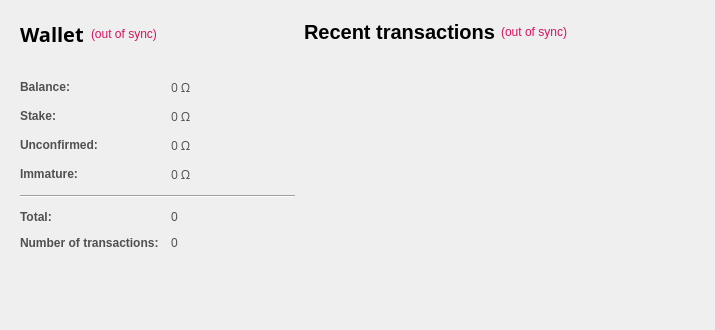
<?xml version="1.0" encoding="UTF-8"?>
<ui version="4.0">
 <class>OverviewPage</class>
 <widget class="QWidget" name="OverviewPage">
  <property name="geometry">
   <rect>
    <x>0</x>
    <y>0</y>
    <width>575</width>
    <height>417</height>
   </rect>
  </property>
  <property name="sizePolicy">
   <sizepolicy hsizetype="Minimum" vsizetype="Preferred">
    <horstretch>0</horstretch>
    <verstretch>0</verstretch>
   </sizepolicy>
  </property>
  <property name="maximumSize">
   <size>
    <width>575</width>
    <height>16777215</height>
   </size>
  </property>
  <property name="windowTitle">
   <string>Form</string>
  </property>
  <property name="styleSheet">
   <string notr="true">color:#505050;
font-family:'Open Sans,sans-serif';</string>
  </property>
  <layout class="QGridLayout" name="gridLayout_2">
   <property name="sizeConstraint">
    <enum>QLayout::SetFixedSize</enum>
   </property>
   <property name="leftMargin">
    <number>11</number>
   </property>
   <property name="horizontalSpacing">
    <number>0</number>
   </property>
   <item row="1" column="1">
    <layout class="QVBoxLayout" name="verticalLayout_3">
     <property name="spacing">
      <number>7</number>
     </property>
     <item>
      <widget class="QFrame" name="frame_2">
       <property name="sizePolicy">
        <sizepolicy hsizetype="Fixed" vsizetype="Preferred">
         <horstretch>0</horstretch>
         <verstretch>0</verstretch>
        </sizepolicy>
       </property>
       <property name="minimumSize">
        <size>
         <width>400</width>
         <height>0</height>
        </size>
       </property>
       <property name="maximumSize">
        <size>
         <width>450</width>
         <height>16777215</height>
        </size>
       </property>
       <layout class="QVBoxLayout" name="verticalLayout">
        <property name="leftMargin">
         <number>0</number>
        </property>
        <item>
         <layout class="QHBoxLayout" name="horizontalLayout_2">
          <item>
           <widget class="QLabel" name="label_4">
            <property name="text">
             <string>&lt;html&gt;&lt;head/&gt;&lt;body&gt;&lt;p&gt;&lt;span style=&quot; font-size:20px; font-weight:600; color:#000000;&quot;&gt;Recent transactions&lt;/span&gt;&lt;/p&gt;&lt;/body&gt;&lt;/html&gt;</string>
            </property>
           </widget>
          </item>
          <item>
           <widget class="QLabel" name="labelTransactionsStatus">
            <property name="toolTip">
             <string>The displayed information may be out of date. Your Wallet automatically synchronizes with the omegacoin network after a connection is established, but this process has not completed yet.</string>
            </property>
            <property name="styleSheet">
             <string notr="true">QLabel { color: red; }</string>
            </property>
            <property name="text">
             <string notr="true">&lt;html&gt;&lt;head/&gt;&lt;body&gt;&lt;p&gt;&lt;span style=&quot; color:#d31360;&quot;&gt;(out of sync)&lt;/span&gt;&lt;/p&gt;&lt;/body&gt;&lt;/html&gt;</string>
            </property>
            <property name="alignment">
             <set>Qt::AlignRight|Qt::AlignTrailing|Qt::AlignVCenter</set>
            </property>
           </widget>
          </item>
          <item>
           <spacer name="horizontalSpacer">
            <property name="orientation">
             <enum>Qt::Horizontal</enum>
            </property>
            <property name="sizeHint" stdset="0">
             <size>
              <width>40</width>
              <height>20</height>
             </size>
            </property>
           </spacer>
          </item>
         </layout>
        </item>
        <item>
         <spacer name="verticalSpacer_6">
          <property name="orientation">
           <enum>Qt::Vertical</enum>
          </property>
          <property name="sizeType">
           <enum>QSizePolicy::Maximum</enum>
          </property>
          <property name="sizeHint" stdset="0">
           <size>
            <width>20</width>
            <height>13</height>
           </size>
          </property>
         </spacer>
        </item>
        <item>
         <widget class="QListView" name="listTransactions">
          <property name="sizePolicy">
           <sizepolicy hsizetype="Fixed" vsizetype="Expanding">
            <horstretch>0</horstretch>
            <verstretch>0</verstretch>
           </sizepolicy>
          </property>
          <property name="maximumSize">
           <size>
            <width>400</width>
            <height>16777215</height>
           </size>
          </property>
          <property name="styleSheet">
           <string notr="true">QListView { background: transparent;font-size:12px;  }</string>
          </property>
          <property name="frameShape">
           <enum>QFrame::NoFrame</enum>
          </property>
          <property name="verticalScrollBarPolicy">
           <enum>Qt::ScrollBarAlwaysOff</enum>
          </property>
          <property name="horizontalScrollBarPolicy">
           <enum>Qt::ScrollBarAlwaysOff</enum>
          </property>
          <property name="selectionMode">
           <enum>QAbstractItemView::NoSelection</enum>
          </property>
         </widget>
        </item>
       </layout>
      </widget>
     </item>
    </layout>
   </item>
   <item row="1" column="0">
    <layout class="QVBoxLayout" name="verticalLayout_2">
     <property name="spacing">
      <number>1</number>
     </property>
     <item>
      <widget class="QFrame" name="frame">
       <property name="sizePolicy">
        <sizepolicy hsizetype="Fixed" vsizetype="Preferred">
         <horstretch>0</horstretch>
         <verstretch>0</verstretch>
        </sizepolicy>
       </property>
       <property name="maximumSize">
        <size>
         <width>350</width>
         <height>16777215</height>
        </size>
       </property>
       <layout class="QVBoxLayout" name="verticalLayout_4">
        <item>
         <layout class="QHBoxLayout" name="horizontalLayout_4">
          <property name="spacing">
           <number>7</number>
          </property>
          <item>
           <widget class="QLabel" name="label_5">
            <property name="font">
             <font>
              <family>Open Sans,sans-serif</family>
             </font>
            </property>
            <property name="text">
             <string>&lt;html&gt;&lt;head/&gt;&lt;body&gt;&lt;p&gt;&lt;span style=&quot; font-size:20px; font-weight:600; color:#000000;&quot;&gt;Wallet&lt;/span&gt;&lt;/p&gt;&lt;/body&gt;&lt;/html&gt;</string>
            </property>
           </widget>
          </item>
          <item>
           <widget class="QLabel" name="labelWalletStatus">
            <property name="toolTip">
             <string>The displayed information may be out of date. Your Wallet automatically synchronizes with the omegacoin network after a connection is established, but this process has not completed yet.</string>
            </property>
            <property name="styleSheet">
             <string notr="true">QLabel { color: red; }</string>
            </property>
            <property name="text">
             <string notr="true">&lt;html&gt;&lt;head/&gt;&lt;body&gt;&lt;p&gt;&lt;span style=&quot; color:#d31360;&quot;&gt;(out of sync)&lt;/span&gt;&lt;/p&gt;&lt;/body&gt;&lt;/html&gt;</string>
            </property>
            <property name="alignment">
             <set>Qt::AlignLeading|Qt::AlignLeft|Qt::AlignVCenter</set>
            </property>
           </widget>
          </item>
          <item>
           <spacer name="horizontalSpacer_2">
            <property name="orientation">
             <enum>Qt::Horizontal</enum>
            </property>
            <property name="sizeHint" stdset="0">
             <size>
              <width>40</width>
              <height>20</height>
             </size>
            </property>
           </spacer>
          </item>
         </layout>
        </item>
        <item>
         <spacer name="horizontalSpacer_3">
          <property name="orientation">
           <enum>Qt::Horizontal</enum>
          </property>
          <property name="sizeHint" stdset="0">
           <size>
            <width>275</width>
            <height>5</height>
           </size>
          </property>
         </spacer>
        </item>
        <item>
         <spacer name="verticalSpacer_5">
          <property name="orientation">
           <enum>Qt::Vertical</enum>
          </property>
          <property name="sizeType">
           <enum>QSizePolicy::Maximum</enum>
          </property>
          <property name="sizeHint" stdset="0">
           <size>
            <width>20</width>
            <height>20</height>
           </size>
          </property>
         </spacer>
        </item>
        <item>
         <layout class="QFormLayout" name="formLayout_2">
          <property name="fieldGrowthPolicy">
           <enum>QFormLayout::AllNonFixedFieldsGrow</enum>
          </property>
          <property name="horizontalSpacing">
           <number>12</number>
          </property>
          <property name="verticalSpacing">
           <number>12</number>
          </property>
          <item row="0" column="0">
           <widget class="QLabel" name="label">
            <property name="text">
             <string>&lt;html&gt;&lt;head/&gt;&lt;body&gt;&lt;p&gt;&lt;span style=&quot; font-weight:600;&quot;&gt;Balance:&lt;/span&gt;&lt;/p&gt;&lt;/body&gt;&lt;/html&gt;</string>
            </property>
           </widget>
          </item>
          <item row="0" column="1">
           <widget class="QLabel" name="labelBalance">
            <property name="font">
             <font>
              <family>Open Sans,sans-serif</family>
             </font>
            </property>
            <property name="cursor">
             <cursorShape>IBeamCursor</cursorShape>
            </property>
            <property name="toolTip">
             <string>Your current balance</string>
            </property>
            <property name="text">
             <string notr="true">0 Ω</string>
            </property>
            <property name="textInteractionFlags">
             <set>Qt::LinksAccessibleByMouse|Qt::TextSelectableByKeyboard|Qt::TextSelectableByMouse</set>
            </property>
           </widget>
          </item>
          <item row="1" column="0">
           <widget class="QLabel" name="label_6">
            <property name="text">
             <string>&lt;html&gt;&lt;head/&gt;&lt;body&gt;&lt;p&gt;&lt;span style=&quot; font-weight:600;&quot;&gt;Stake:&lt;/span&gt;&lt;/p&gt;&lt;/body&gt;&lt;/html&gt;</string>
            </property>
           </widget>
          </item>
          <item row="1" column="1">
           <widget class="QLabel" name="labelStake">
            <property name="font">
             <font>
              <family>Open Sans,sans-serif</family>
             </font>
            </property>
            <property name="cursor">
             <cursorShape>IBeamCursor</cursorShape>
            </property>
            <property name="toolTip">
             <string>Total of coins that was staked, and do not yet count toward the current balance</string>
            </property>
            <property name="text">
             <string notr="true">0 Ω</string>
            </property>
            <property name="textInteractionFlags">
             <set>Qt::LinksAccessibleByMouse|Qt::TextSelectableByKeyboard|Qt::TextSelectableByMouse</set>
            </property>
           </widget>
          </item>
          <item row="2" column="0">
           <widget class="QLabel" name="label_3">
            <property name="text">
             <string>&lt;html&gt;&lt;head/&gt;&lt;body&gt;&lt;p&gt;&lt;span style=&quot; font-weight:600;&quot;&gt;Unconfirmed:&lt;/span&gt;&lt;/p&gt;&lt;/body&gt;&lt;/html&gt;</string>
            </property>
           </widget>
          </item>
          <item row="2" column="1">
           <widget class="QLabel" name="labelUnconfirmed">
            <property name="font">
             <font>
              <family>Open Sans,sans-serif</family>
             </font>
            </property>
            <property name="cursor">
             <cursorShape>IBeamCursor</cursorShape>
            </property>
            <property name="toolTip">
             <string>Total of transactions that have yet to be confirmed, and do not yet count toward the current balance</string>
            </property>
            <property name="text">
             <string notr="true">0 Ω</string>
            </property>
            <property name="textInteractionFlags">
             <set>Qt::LinksAccessibleByMouse|Qt::TextSelectableByKeyboard|Qt::TextSelectableByMouse</set>
            </property>
           </widget>
          </item>
          <item row="3" column="0">
           <widget class="QLabel" name="labelImmatureText">
            <property name="text">
             <string>&lt;html&gt;&lt;head/&gt;&lt;body&gt;&lt;p&gt;&lt;span style=&quot; font-weight:600;&quot;&gt;Immature:&lt;/span&gt;&lt;/p&gt;&lt;/body&gt;&lt;/html&gt;</string>
            </property>
           </widget>
          </item>
          <item row="3" column="1">
           <widget class="QLabel" name="labelImmature">
            <property name="font">
             <font>
              <family>Open Sans,sans-serif</family>
             </font>
            </property>
            <property name="toolTip">
             <string>Mined balance that has not yet matured</string>
            </property>
            <property name="text">
             <string notr="true">0 Ω</string>
            </property>
            <property name="textInteractionFlags">
             <set>Qt::LinksAccessibleByMouse|Qt::TextSelectableByKeyboard|Qt::TextSelectableByMouse</set>
            </property>
           </widget>
          </item>
          <item row="4" column="0" colspan="2">
           <widget class="Line" name="line">
            <property name="sizePolicy">
             <sizepolicy hsizetype="Expanding" vsizetype="Fixed">
              <horstretch>140</horstretch>
              <verstretch>0</verstretch>
             </sizepolicy>
            </property>
            <property name="orientation">
             <enum>Qt::Horizontal</enum>
            </property>
           </widget>
          </item>
          <item row="5" column="0">
           <widget class="QLabel" name="label_10">
            <property name="text">
             <string>&lt;html&gt;&lt;head/&gt;&lt;body&gt;&lt;p&gt;&lt;span style=&quot; font-weight:600;&quot;&gt;Total:&lt;/span&gt;&lt;/p&gt;&lt;/body&gt;&lt;/html&gt;</string>
            </property>
           </widget>
          </item>
          <item row="5" column="1">
           <widget class="QLabel" name="labelTotal">
            <property name="toolTip">
             <string>Total number of transactions in wallet</string>
            </property>
            <property name="text">
             <string notr="true">0</string>
            </property>
           </widget>
          </item>
          <item row="6" column="0">
           <widget class="QLabel" name="label_2">
            <property name="text">
             <string>&lt;html&gt;&lt;head/&gt;&lt;body&gt;&lt;p&gt;&lt;span style=&quot; font-weight:600;&quot;&gt;Number of transactions:&lt;/span&gt;&lt;/p&gt;&lt;/body&gt;&lt;/html&gt;</string>
            </property>
           </widget>
          </item>
          <item row="6" column="1">
           <widget class="QLabel" name="labelNumTransactions">
            <property name="toolTip">
             <string>Total number of transactions in wallet</string>
            </property>
            <property name="text">
             <string notr="true">0</string>
            </property>
           </widget>
          </item>
         </layout>
        </item>
        <item>
         <spacer name="verticalSpacer_2">
          <property name="orientation">
           <enum>Qt::Vertical</enum>
          </property>
          <property name="sizeHint" stdset="0">
           <size>
            <width>20</width>
            <height>20</height>
           </size>
          </property>
         </spacer>
        </item>
        <item>
         <widget class="QLabel" name="wallet">
          <property name="layoutDirection">
           <enum>Qt::LeftToRight</enum>
          </property>
          <property name="styleSheet">
           <string notr="true"/>
          </property>
          <property name="text">
           <string/>
          </property>
          <property name="alignment">
           <set>Qt::AlignCenter</set>
          </property>
         </widget>
        </item>
        <item>
         <spacer name="verticalSpacer">
          <property name="orientation">
           <enum>Qt::Vertical</enum>
          </property>
          <property name="sizeHint" stdset="0">
           <size>
            <width>20</width>
            <height>20</height>
           </size>
          </property>
         </spacer>
        </item>
       </layout>
      </widget>
     </item>
    </layout>
   </item>
  </layout>
 </widget>
 <resources/>
 <connections/>
</ui>
